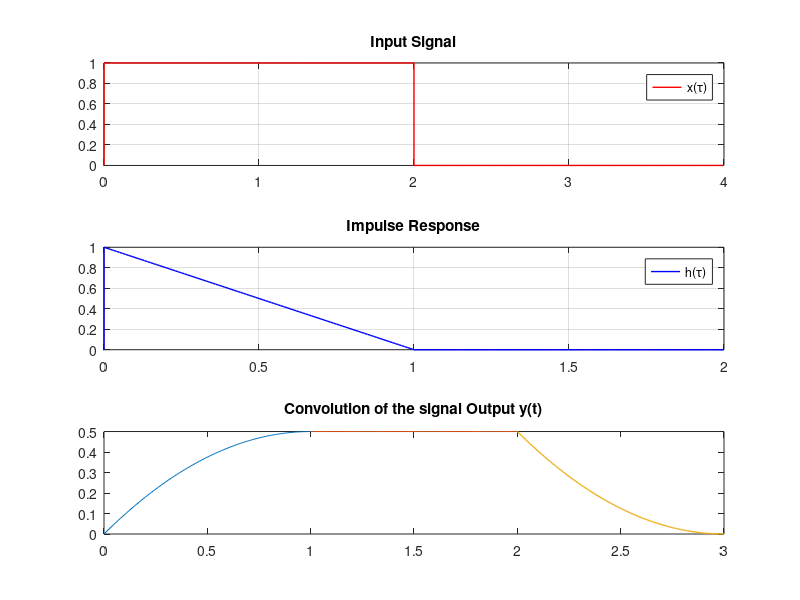

Here is the MATLAB script that generated this plot:
clc;
clear all;
close all;
%%Input Signal
t1 = -2:0.01:0;
t2 = 0:0.01:2;
t3 = 2:0.01:4;
x1 = zeros(size(t1));
x2 = ones(size(t2));
x3 = zeros(size(t3));
tx = [t1 t2 t3];
x = [x1 x2 x3]; %%x(t) = 1;
subplot(3,1,1);
plot(tx,x,'Color','red','LineWidth',1);
title('Input Signal');
legend('x(\tau)');
xlim([0 4]);
grid on;
%%Impulse Response Signal....
t1 = -1:0.01:0;
t2 = 0:0.01:1;
t3 = 1:0.01:2;
h1 = zeros(size(t1));
h2 = 1-t2;
h3 = zeros(size(t3));
th = [t1 t2 t3];
h = [h1 h2 h3]; %%h(t) = 1-t;
subplot(3,1,2);
plot(th,h,'Color','blue','LineWidth',1);
title('Impulse Response');
legend('h(\tau)');
xlim([0 2]);
grid on;
%%Output of the convolution.....
t1 = 0:0.01:1;
t2 = 1:0.01:2;
t3 = 2:0.01:3;
y1 = -(t1.*(t1 - 2))/2;
y2 = (1/2)*ones(size(t2));
y3 = (t3 - 3).^2/2;
ty = [t1 t2 t3];
y = [y1 y2 y3];
subplot(3,1,3)
plot(t1,y1,t2,y2,t3,y3,'LineWidth',1);
title('Convolution of the signal Output y(t)');
